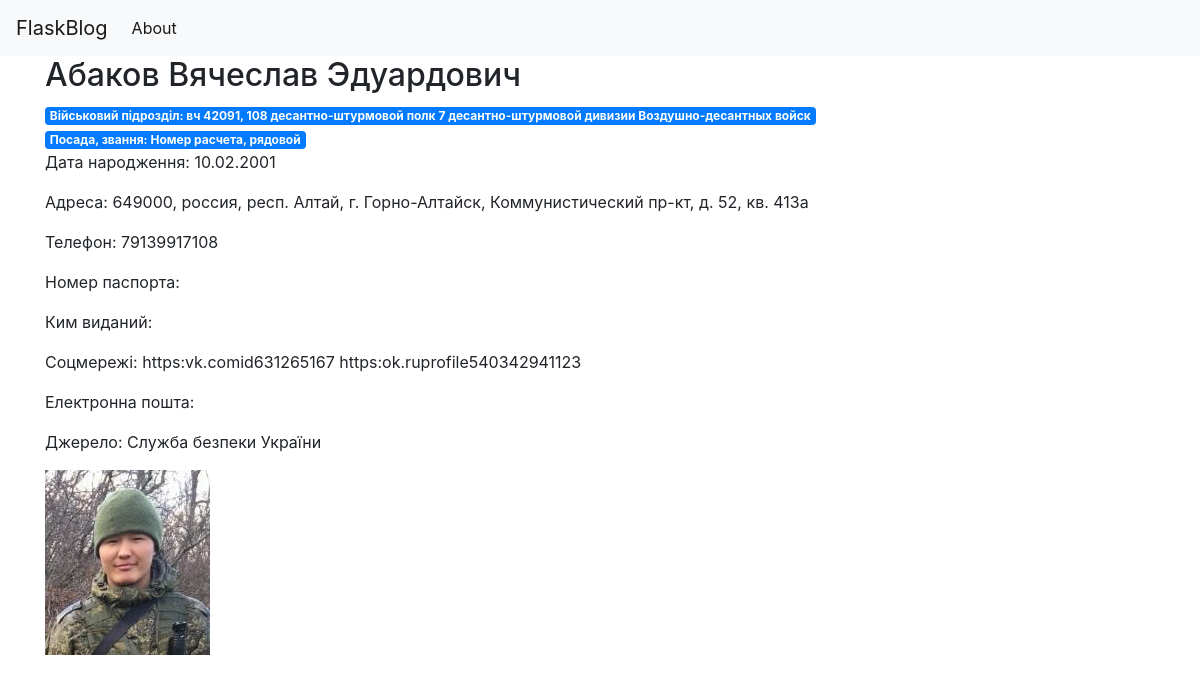
/1, run on an earlier commit of the app's database.
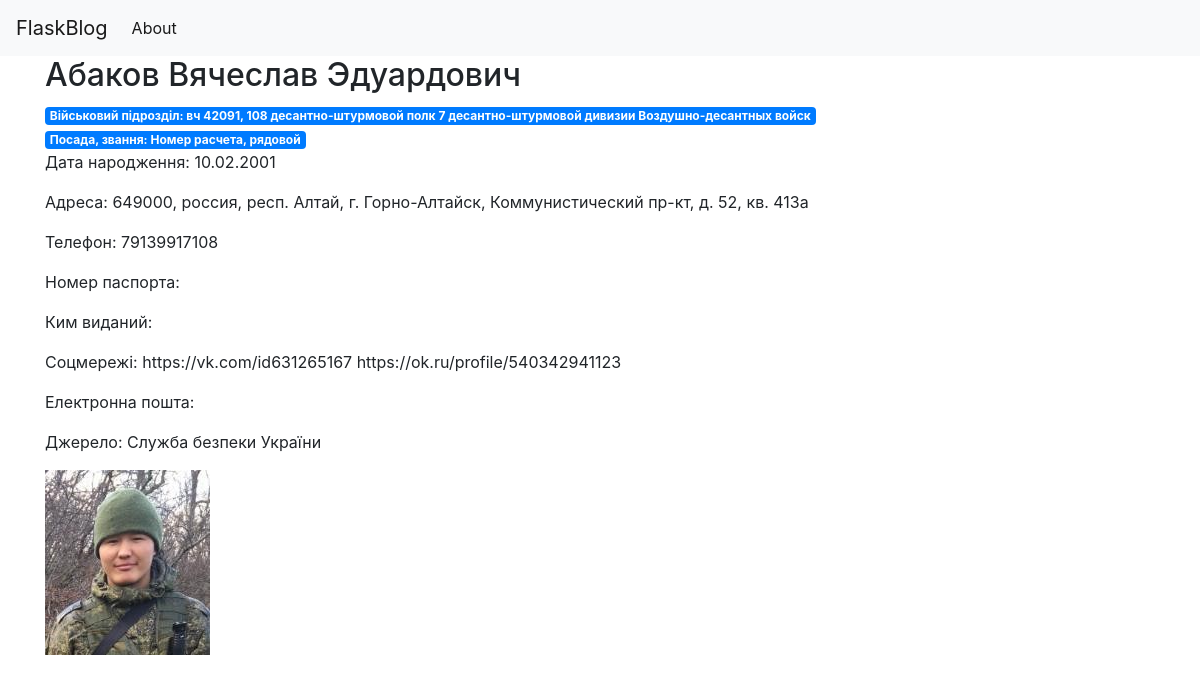
And on a later commit of the database.
### tables this page shows
CREATE TABLE posts (
        id INTEGER PRIMARY KEY AUTOINCREMENT,
        created TIMESTAMP NOT NULL DEFAULT CURRENT_TIMESTAMP,
        FIO TEXT,
        DOB TEXT,
        Position TEXT,
        Unit TEXT,
        Passport TEXT,
        Passport_Issue_Date TEXT,
        Issued_By TEXT,
        Taxpayer_Number TEXT,
        Social_Security_Number TEXT,
        Address TEXT,
        Phone_Number TEXT,
        Social_Media TEXT,
        Email TEXT,
        Status TEXT,
        Verified TEXT,
        Source TEXT,
        Image_File TEXT
    );

### app.py (the view)
@app.route('/<int:post_id>')
def post(post_id):
    post = get_post(post_id)
    return render_template('post.html', post=post)

### app.py (called while the page is built)
def get_db_connection():
    conn = sqlite3.connect(db)
    conn.row_factory = sqlite3.Row
    return conn

def get_post(post_id):
    conn = get_db_connection()
    post = conn.execute('SELECT * FROM posts WHERE id = ?',
                        (post_id,)).fetchone()
    conn.close()
    if post is None:
        abort(404)
    return post

### templates/post.html (shortened to what this page needs)
{% extends 'base.html' %}
{% block content %}
    <h2>{% block title %} {{ post['FIO'] }} {% endblock %}</h2>
    <span class="badge badge-primary">Військовий підрозділ: {{ post['Unit'] }}</span>
    <span class="badge badge-primary">Посада, звання: {{ post['Position'] }}</span>
    <p>Дата народження: {{ post['DOB'] }}</p>
    <p>Адреса: {{ post['Address'] }}</p>
    <p>Телефон: {{ post['Phone_Number'] }}</p>
    <p>Номер паспорта: {{ post['Passport'] }}</p>
    <p>Ким виданий: {{ post['Issued_By'] }}</p>
    <p>Соцмережі: {{ post['Social_Media'] }}</p>
    <p>Електронна пошта: {{ post['Email'] }}</p>
    <p>Джерело: {{ post['Source'] }}</p>
    <img src="{{ url_for('static', filename='images/' + post['Image_File']) }}" alt="{{ post['FIO'] }} Image">
{% endblock %}

What changed in the data, as far as the page shows it:
changed posts "Абаков Вячеслав Эдуардович": Social_Media "https:vk.comid631265167 https:ok.ruprofile540342941123" → "https://vk.com/id631265167 https://ok.ru/profile/540342941123"
